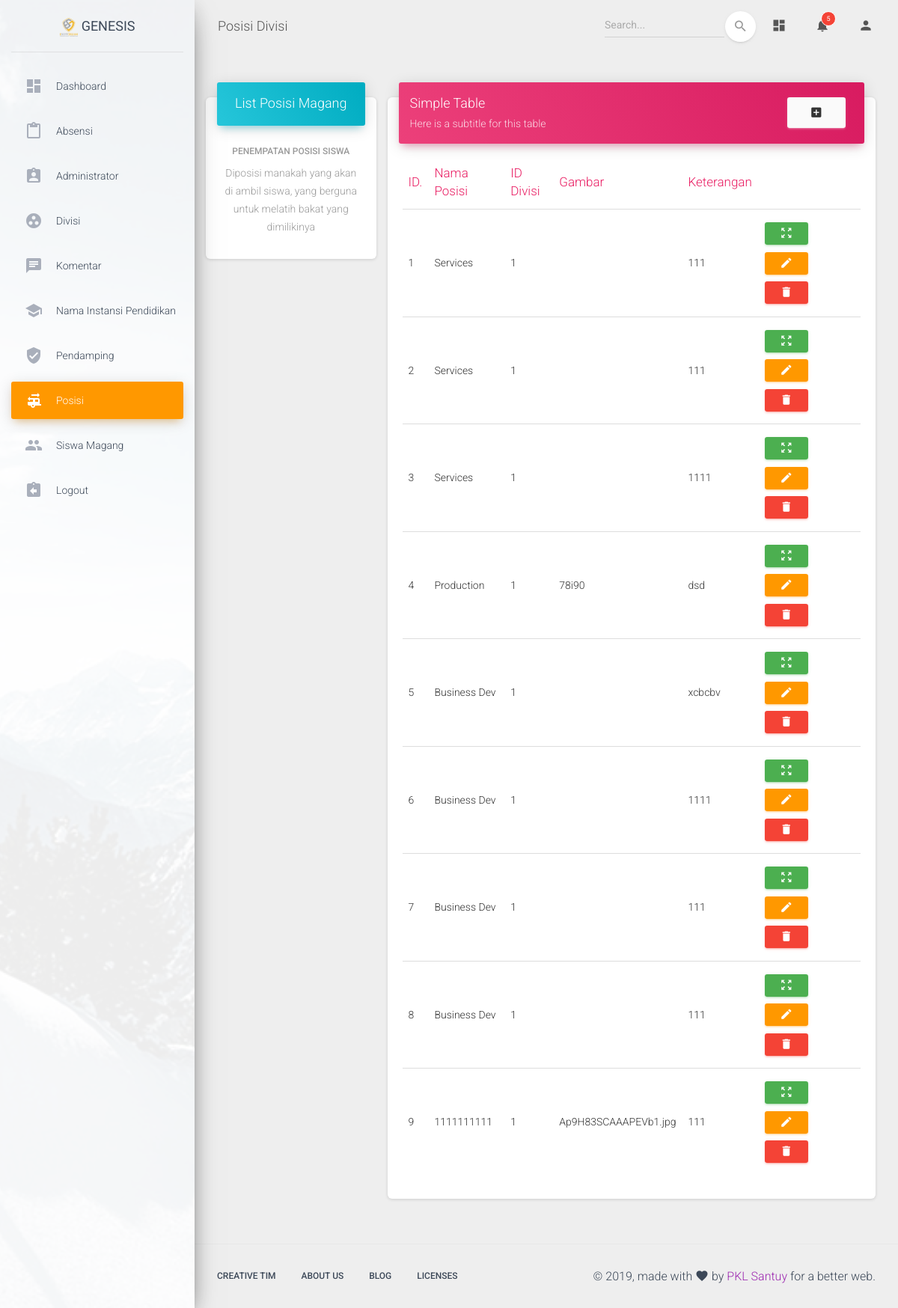
Page /index.php/Admin/Posisi (signed in) on the committed database.
### tables this page shows
CREATE TABLE `posisi_magang` (
  `id_posisi` int(11) NOT NULL,
  `nama_posisi` varchar(45) NOT NULL,
  `fk_id_divisi` int(11) NOT NULL,
  `gambar` varchar(100) NOT NULL,
  `keterangan` text NOT NULL
);

### application/controllers/Admin/Posisi.php (called while the page is built, shortened)
<?php
class Posisi extends CI_Controller {
	public function __construct()
	{
		$this->load->library('form_validation');
		$this->load->model('PosisiModel');
		$this->load->helper('form');
	}
	public function index()
	{
		$data['data'] = $this->PosisiModel->get();
		$this->load->view('admin/posisi/template/header');
		$this->load->view('admin/posisi/index',$data);
		$this->load->view('admin/posisi/template/footer');
	}
}

### index.php (called while the page is built, shortened)
<?php
require_once BASEPATH.'core/CodeIgniter.php';

### application/models/PosisiModel.php (called while the page is built, shortened)
<?php
class PosisiModel extends CI_Model {
	public function get()
	{
		$this->db->select("posisi_magang.*");
		$this->db->order_by('nama_posisi','desc');
		return $this->db->get('posisi_magang')->result();
	}
}

### application/views/admin/posisi/index.php (the view)
<?php $c_name = "Posisi" ?>
      <div class="content">
        <div class="container-fluid">
          <div class="row">
            <div class="col-md-3">
              <div class="row">
              <div class="card card-profile">
                <a href="<?php echo base_url('Barang/create')?>">
                  <div class="card-header card-header-info">
                    <h4 class="card-title">List Posisi Magang</h4>
                  </div>
                </a>
                <div class="card-body">
                  <h6 class="card-category text-gray">Penempatan Posisi Siswa</h6>
                  <p class="card-description">
                    Diposisi manakah yang akan di ambil siswa, yang berguna untuk melatih bakat yang dimilikinya
                  </p>
                </div>
              </div>
            </div>
          </div>
          <div class="col-md-9">
              <div class="card">
                <div class="card-header card-header-rose">
                  <div class="row">
                    <div class="col-md-10">
                  <h4 class="card-title ">Simple Table</h4>
                  <p class="card-category"> Here is a subtitle for this table</p>
                  </div>
                  <div class="col-xs-2">
                    <a href="<?= base_url('index.php/Admin/Posisi/insert') ?>" rel="tooltip" title="Tambah Data" class="btn btn-secondary">
                      <i class="material-icons">add_box</i>
                    </a>
                  </div>
                </div>
              </div>
                <div class="card-body">
                  <table class="table">
                  <thead class=" text-rose">
                    <th>ID.</th>
                    <th>Nama Posisi</th>
                    <th>ID Divisi</th>
                    <th>Gambar</th>
                    <th>Keterangan</th>
                    <th></th>
                  </thead>
                  <tbody>
                    <?php foreach ($data as $key => $value): ?>
                      <tr>
                        <td><?php echo ++$key; ?></td>
                        <td><?php echo $value->nama_posisi   ?></td>
                        <td><?php echo $value->fk_id_divisi ?></td>
                        <td><?php echo $value->gambar ?></td>
                        <td><?php echo $value->keterangan ?></td>
                        <td>
                          <a class="btn btn-sm btn-success" href="#" rel="tooltip" title="Detail"><i class="material-icons">zoom_out_map</i></a>
                          <a class="btn btn-sm btn-warning" href="<?php echo site_url("Admin/".$c_name."/update/".$value->id_posisi) ?>"  rel="tooltip" title="Edit"><i class="material-icons">edit</i></a>
                          <a href="<?php echo site_url("Admin/".$c_name."/delete/".$value->id_posisi) ?>" onclick="return confirm('Apakah anda yakin?')" class="btn btn-sm btn-danger"  rel="tooltip" title="Hapus"><i class="material-icons">delete</i></a>
                        </td>
                      </tr>
                      <?php endforeach ?>
                  </tbody>
                </table>
                  </div>
                </div>
              </div>
            </div>
            </div>
          </div>

### application/views/admin/posisi/template/header.php (shortened to what this page needs)
<!DOCTYPE html>
<html lang="en">
<head>
  <link rel="stylesheet" href="https://maxcdn.bootstrapcdn.com/font-awesome/latest/css/font-awesome.min.css">
  <link href="<?= base_url('/assets/admin/css/material-dashboard.css?v=2.1.1') ?>" rel="stylesheet" />
  <link href="<?= base_url('/assets/admin/demo/demo.css') ?>" rel="stylesheet" />
</head>
<body class="">
  <div class="wrapper ">
    <div class="sidebar" data-color="orange" data-background-color="white" data-image="<?= base_url('/assets/admin/img/sidebar-1.jpg') ?>">
    <div class="logo">
      <a href="http://www.creative-tim.com" class="simple-text logo-normal">
        <img src="<?= base_url('/assets/admin/img/logo-potrait.png') ?>" alt="" class="logo-esd">
        Genesis
      </a>
    </div>
      <div class="sidebar-wrapper">
        <ul class="nav">
          <li class="nav-item ">
            <a class="nav-link" href="<?= base_url('index.php/Admin/Sekolah') ?>">
              <i class="material-icons">dashboard</i>
              <p>Dashboard</p>
            </a>
          </li>
          <li class="nav-item ">
            <a class="nav-link" href="<?= base_url('index.php/Admin/Absensi') ?>">
              <i class="material-icons">content_paste</i>
              <p>Absensi</p>
            </a>
          </li>
          <li class="nav-item ">
            <a class="nav-link" href="<?= base_url('index.php/Admin/Administrator') ?>">
              <i class="material-icons">assignment_ind</i>
              <p>Administrator</p>
            </a>
          </li>
          <li class="nav-item ">
            <a class="nav-link" href="<?= base_url('index.php/Admin/Divisi') ?>">
              <i class="material-icons">group_work</i>
              <p>Divisi</p>
            </a>
          </li>
          <li class="nav-item ">
            <a class="nav-link" href="<?= base_url('index.php/Admin/Komentar') ?>">
              <i class="material-icons">chat</i>
              <p>Komentar</p>
            </a>
          </li>
          <li class="nav-item ">
            <a class="nav-link" href="<?= base_url('index.php/Admin/NamaInstansi') ?>">
              <i class="material-icons">school</i>
              <p>Nama Instansi Pendidikan</p>
            </a>
          </li>
          <li class="nav-item ">
            <a class="nav-link" href="<?= base_url('index.php/Admin/PendampingMagang') ?>">
              <i class="material-icons">verified_user</i>
              <p>Pendamping</p>
            </a>
          </li>
          <li class="nav-item active">
            <a class="nav-link" href="<?= base_url('index.php/Admin/Posisi') ?>">
              <i class="material-icons">rv_hookup</i>
              <p>Posisi</p>
            </a>
          </li>
          <li class="nav-item ">
            <a class="nav-link" href="<?= base_url('index.php/Admin/SiswaMagang') ?>">
              <i class="material-icons">people</i>
              <p>Siswa Magang</p>
            </a>
          </li>
          <li class="nav-item ">
            <a class="nav-link" href="<?= base_url('index.php/Admin/') ?>">
              <i class="material-icons">assignment_return</i>
              <p>Logout</p>
            </a>
          </li>
        </ul>
      </div>
    </div>
    <div class="main-panel">
      <nav class="navbar navbar-expand-lg navbar-transparent navbar-absolute fixed-top ">
        <div class="container-fluid">
          <div class="navbar-wrapper">
            <a class="navbar-brand" href="#pablo">Posisi Divisi</a>
          </div>
          <div class="collapse navbar-collapse justify-content-end">
            <form class="navbar-form">
              <div class="input-group no-border">
                <input type="text" value="" class="form-control" placeholder="Search...">
                <button type="submit" class="btn btn-white btn-round btn-just-icon">
                  <i class="material-icons">search</i>
                  <div class="ripple-container"></div>
                </button>
              </div>
            </form>
            <ul class="navbar-nav">
              <li class="nav-item">
                <a class="nav-link" href="#pablo">
                  <i class="material-icons">dashboard</i>
                </a>
              </li>
              <li class="nav-item dropdown">
                <a class="nav-link" href="http://example.com" id="navbarDropdownMenuLink" data-toggle="dropdown" aria-haspopup="true" aria-expanded="false">
                  <i class="material-icons">notifications</i>
                  <span class="notification">5</span>
                </a>
              </li>
              <li class="nav-item dropdown">
                <a class="nav-link" href="#pablo" id="navbarDropdownProfile" data-toggle="dropdown" aria-haspopup="true" aria-expanded="false">
                  <i class="material-icons">person</i>
                </a>
              </li>
            </ul>
          </div>
        </div>
      </nav>

### application/views/admin/posisi/template/footer.php (shortened to what this page needs)
<footer class="footer">
  <div class="container-fluid">
    <nav class="float-left">
      <ul>
        <li>
          <a href="https://www.creative-tim.com">
            Creative Tim
          </a>
        </li>
        <li>
          <a href="https://creative-tim.com/presentation">
            About Us
          </a>
        </li>
        <li>
          <a href="http://blog.creative-tim.com">
            Blog
          </a>
        </li>
        <li>
          <a href="https://www.creative-tim.com/license">
            Licenses
          </a>
        </li>
      </ul>
    </nav>
    <div class="copyright float-right">
      &copy;
      , made with <i class="material-icons">favorite</i> by
      <a href="https://www.creative-tim.com" target="_blank">PKL Santuy</a> for a better web.
    </div>
  </div>
</footer>
</div>
</div>
</body>
</html>

### rows in the picture
posisi_magang: nama_posisi "Services", fk_id_divisi "1", keterangan "111"
posisi_magang: nama_posisi "Services", fk_id_divisi "1", keterangan "111"
posisi_magang: nama_posisi "Services", fk_id_divisi "1", keterangan "1111"
posisi_magang: nama_posisi "Production", fk_id_divisi "1", gambar "78i90", keterangan "dsd"
posisi_magang: nama_posisi "Business Dev", fk_id_divisi "1", keterangan "xcbcbv"
posisi_magang: nama_posisi "Business Dev", fk_id_divisi "1", keterangan "1111"
posisi_magang: nama_posisi "Business Dev", fk_id_divisi "1", keterangan "111"
posisi_magang: nama_posisi "Business Dev", fk_id_divisi "1", keterangan "111"
posisi_magang: nama_posisi "1111111111", fk_id_divisi "1", gambar "Ap9H83SCAAAPEVb1.jpg", keterangan "111"
